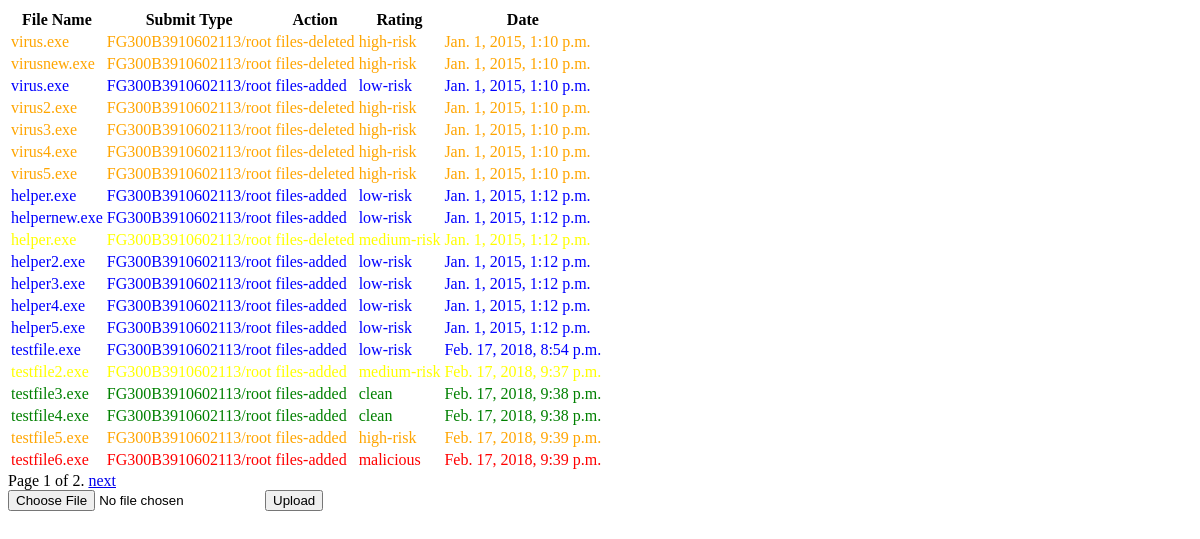
Page /threatapp/ on the committed database.
### threatapp/models.py (models this page shows, shortened)
class Threat(models.Model):
    date = models.DateTimeField('record date')
    filename = models.CharField(max_length=128)
    action = models.CharField(max_length=128)
    submit_type = models.CharField(max_length=128)
    rating = models.CharField(max_length=128)

### threatapp/views.py (the view)
# urls.py: path('', views.IndexView.as_view(), name='index'),
class IndexView(generic.ListView):
    template_name = 'threatapp/index.html'
    context_object_name = 'threats_list'
    paginate_by = 20
    def get_queryset(self):
        return Threat.objects.order_by('date')

### threatapp/templates/threatapp/index.html (shortened to what this page needs)
{% load static %}
<link rel="stylesheet" type="text/css" href="{% static 'threatapp/style.css' %}" />
{% if threats_list %}
<table>
<thead>
    <tr>
        <th>File Name</th>
        <th>Submit Type</th>
        <th>Action</th>
        <th>Rating</th>
        <th>Date</th>
    </tr>
</thead>
<tbody>
    {% for threat in threats_list %}
    <tr class="{{ threat.rating }}">
        <td>{{ threat.filename }}</td>
        <td>{{ threat.submit_type }}</td>
        <td>{{ threat.action }}</td>
        <td>{{ threat.rating }}</td>
        <td>{{ threat.date }}</td>
    </tr>
    {% endfor %}
</tbody>
</table>
{% else %}
    <p>No threats are available.</p>
{% endif %}
{% block pagination %}
  {% if is_paginated %}
      <div class="pagination">
          <span class="page-links">
              <span class="page-current">
                  Page {{ page_obj.number }} of {{ page_obj.paginator.num_pages }}.
              </span>
              {% if page_obj.has_next %}
                  <a href="{{ request.path }}?page={{ page_obj.next_page_number }}">next</a>
              {% endif %}
          </span>
      </div>
  {% endif %}
{% endblock %}
<form action="{% url 'threatapp:uploadfile' %}" method="post" enctype="multipart/form-data">
<input id="threatfile" type="file" name="threatfile" accept="file_extension" data-url="{% url 'threatapp:uploadfile' %}" >
<button id="uploadfile" type="submit"/>Upload</button>
</form>

### threatapp/static/threatapp/style.css (style rules this page uses)
.clean { color:green; }
.malicious { color:red; }
.medium-risk { color:yellow; }
.low-risk { color:blue; }
.high-risk { color:orange; }

### rows in the picture
Threat: filename "virus.exe", submit_type "FG300B3910602113/root", action "files-deleted", rating "high-risk", date "Jan. 1, 2015, 1:10 p.m."
Threat: filename "virusnew.exe", submit_type "FG300B3910602113/root", action "files-deleted", rating "high-risk", date "Jan. 1, 2015, 1:10 p.m."
Threat: filename "virus.exe", submit_type "FG300B3910602113/root", action "files-added", rating "low-risk", date "Jan. 1, 2015, 1:10 p.m."
Threat: filename "virus2.exe", submit_type "FG300B3910602113/root", action "files-deleted", rating "high-risk", date "Jan. 1, 2015, 1:10 p.m."
Threat: filename "virus3.exe", submit_type "FG300B3910602113/root", action "files-deleted", rating "high-risk", date "Jan. 1, 2015, 1:10 p.m."
Threat: filename "virus4.exe", submit_type "FG300B3910602113/root", action "files-deleted", rating "high-risk", date "Jan. 1, 2015, 1:10 p.m."
Threat: filename "virus5.exe", submit_type "FG300B3910602113/root", action "files-deleted", rating "high-risk", date "Jan. 1, 2015, 1:10 p.m."
Threat: filename "helper.exe", submit_type "FG300B3910602113/root", action "files-added", rating "low-risk", date "Jan. 1, 2015, 1:12 p.m."
Threat: filename "helpernew.exe", submit_type "FG300B3910602113/root", action "files-added", rating "low-risk", date "Jan. 1, 2015, 1:12 p.m."
Threat: filename "helper.exe", submit_type "FG300B3910602113/root", action "files-deleted", rating "medium-risk", date "Jan. 1, 2015, 1:12 p.m."
Threat: filename "helper2.exe", submit_type "FG300B3910602113/root", action "files-added", rating "low-risk", date "Jan. 1, 2015, 1:12 p.m."
Threat: filename "helper3.exe", submit_type "FG300B3910602113/root", action "files-added", rating "low-risk", date "Jan. 1, 2015, 1:12 p.m."
Threat: filename "helper4.exe", submit_type "FG300B3910602113/root", action "files-added", rating "low-risk", date "Jan. 1, 2015, 1:12 p.m."
Threat: filename "helper5.exe", submit_type "FG300B3910602113/root", action "files-added", rating "low-risk", date "Jan. 1, 2015, 1:12 p.m."
Threat: filename "testfile.exe", submit_type "FG300B3910602113/root", action "files-added", rating "low-risk", date "Feb. 17, 2018, 8:54 p.m."
Threat: filename "testfile2.exe", submit_type "FG300B3910602113/root", action "files-added", rating "medium-risk", date "Feb. 17, 2018, 9:37 p.m."
Threat: filename "testfile3.exe", submit_type "FG300B3910602113/root", action "files-added", rating "clean", date "Feb. 17, 2018, 9:38 p.m."
Threat: filename "testfile4.exe", submit_type "FG300B3910602113/root", action "files-added", rating "clean", date "Feb. 17, 2018, 9:38 p.m."
Threat: filename "testfile5.exe", submit_type "FG300B3910602113/root", action "files-added", rating "high-risk", date "Feb. 17, 2018, 9:39 p.m."
Threat: filename "testfile6.exe", submit_type "FG300B3910602113/root", action "files-added", rating "malicious", date "Feb. 17, 2018, 9:39 p.m."

### other values in the picture
{{ page_obj.number }} "1"
{{ page_obj.paginator.num_pages }} "2"
